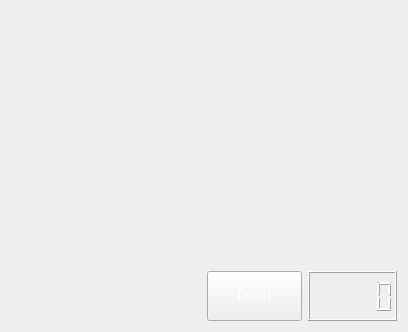
<?xml version="1.0" encoding="UTF-8"?>
<ui version="4.0">
 <class>Name</class>
 <widget class="QWidget" name="Name">
  <property name="geometry">
   <rect>
    <x>0</x>
    <y>0</y>
    <width>408</width>
    <height>332</height>
   </rect>
  </property>
  <property name="windowTitle">
   <string>Form</string>
  </property>
  <property name="styleSheet">
   <string notr="true">color: rgb(170, 0, 0);</string>
  </property>
  <layout class="QGridLayout" name="gridLayout_2">
   <item row="0" column="0">
    <widget class="QLabel" name="label">
     <property name="text">
      <string/>
     </property>
    </widget>
   </item>
   <item row="1" column="1">
    <layout class="QGridLayout" name="gridLayout">
     <item row="0" column="0">
      <widget class="QPushButton" name="pushButton2">
       <property name="minimumSize">
        <size>
         <width>95</width>
         <height>50</height>
        </size>
       </property>
       <property name="styleSheet">
        <string notr="true">font: 700 14pt &quot;Sitka Heading&quot;;
color: rgb(255, 255, 255);
background-image: url(:/res/cover1.jpeg);</string>
       </property>
       <property name="text">
        <string>PUSH</string>
       </property>
      </widget>
     </item>
     <item row="0" column="1">
      <widget class="QLCDNumber" name="lcdNumber">
       <property name="styleSheet">
        <string notr="true">color: rgb(255, 255, 255);
background-image: url(:/res/cover1.jpeg);</string>
       </property>
      </widget>
     </item>
    </layout>
   </item>
  </layout>
 </widget>
 <resources/>
 <connections/>
</ui>
